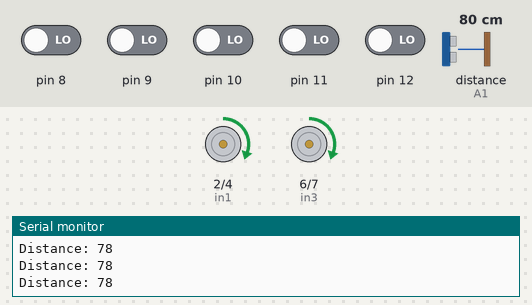
Simulated run of this sketch. Board: Arduino Uno, built with avr-gcc and run on an emulated ATmega328P. On the bench: motor-driver pin pairs drawn as motors (green arrow = first pin HIGH = forward, orange = second pin HIGH = backward, longer = more drive, scaled by the enable pin), the last lines printed to the serial monitor. Wiring (inferred from the names in the program): ultrasonic range finder: trigger A0; echo A1. Inputs (shaded band) come from the test bench; at power-on: pin 8–12 LOW, distance to the obstacle (sensor on A1) 80 cm. The echo pulse lasts 58.3 µs per cm.

Above: at 1.2 s.
1.3 s: distance to the obstacle (sensor on A1) set to 15 cm
2.8 s: distance to the obstacle (sensor on A1) set to 11 cm
At 2.97 s:
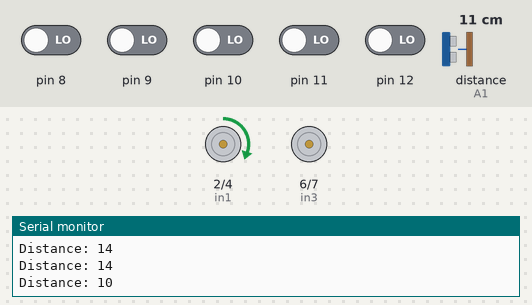
At 4.0 s:
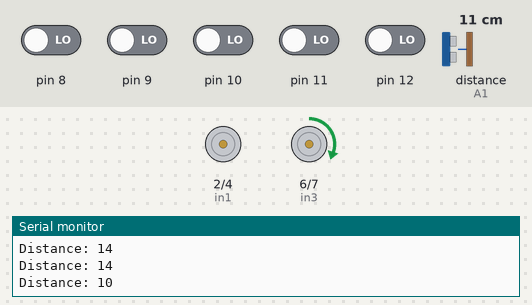
5.8 s: pin 8 driven HIGH
8.8 s: distance to the obstacle (sensor on A1) set to 120 cm
11.8 s: pin 12 driven HIGH
At 13.2 s:
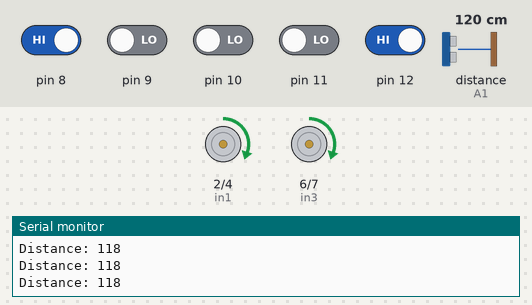
14.8 s: pin 9 driven HIGH
At 16.3 s:
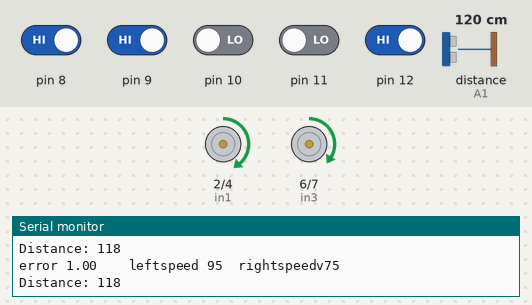
Timing chart, 0 to 17.3 s (numbered marks = the images above; inputs shaded):
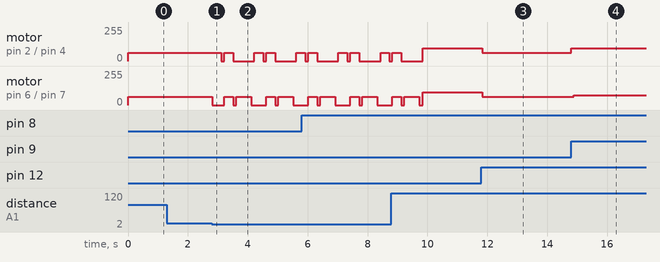

Measured:
- the behaviour switches between 14 and 13 cm on distance to the obstacle (sensor on A1) (found by bisection; images 0 and 1)
- after the input at 11.8 s, motor on pin 2 (in1) / pin 4 (in2), motor on pin 6 (in3) / pin 7 (in4): forward 95/255 → forward 62/255 at once
- after the input at 14.8 s, motor on pin 2 (in1) / pin 4 (in2): forward 62/255 → forward 95/255 at once; motor on pin 6 (in3) / pin 7 (in4): forward 62/255 → forward 63/255 at once, → forward 75/255 0.07 s later

The sketch:

sketch_nov18a.ino
```cpp
#include <PID_v1.h>

// cảm biến siêu âm
const int trigPin = A0; // kết nối chân trig với chân 11 arduino
const int echoPin = A1; // kết nối chân echo với chân 12 arduino
long duration; //
int stop_distance = 12;// Khoảng cách phát hiện vật cản
int distance;  // biến khoảng cách
int count = 1; // biến đếm các vật cản
// khi có 2 vật cản thì vật cản thứ 1 cho xe chạy vật cản thứ hai cho xe dừng


float Kp=19.34, Ki = 0, Kd=12;
int x = 95;
// P = error;
//   I = I + error;
//   D = error - previous_error;
//   PID_value = (Kp * P) + (Ki * I) + (Kd * D);
float error = 0, P = 0, I = 0, D = 0, PID_value = 0;
int first_speed = x;
int right_pid, left_pid;
float previous_error = 0;
int in1 = 2; //bánh trái
int in2 = 4;
int in3 = 6; //bánh phải
int in4 = 7;
int ENA = 3; // bánh trái
int ENB = 5; // bánh phải

// int s1 = 3; // phải1
// int s5 = 12; // phải2
// int s2 = 4; // giữa
// int s3 = 5; // trái1
// int s4 = 13; // trái2
/// define sensor pinout
// #define line_1      13 // trái (hoặc ngược lại)
// #define line_2      5
// #define line_3      4 // giữa
// #define line_4      3
// #define line_5      12 // phải

int sensor[5] = {0, 0, 0, 0, 0};


int Read_sensor();
void xuly();
void control();
void Dithangnhe();
void Diluinhe();
void Right();
void Left();

void setup() {
  pinMode(ENA, OUTPUT); // chân băm xung cho động cơ
  pinMode(ENB, OUTPUT); // chân băm xung cho động cơ
  pinMode(in1, OUTPUT);
  pinMode(in2, OUTPUT);
  pinMode(in3, OUTPUT);
  pinMode(in4, OUTPUT);
// sensor
  pinMode(8,INPUT);
  pinMode(9,INPUT);
  pinMode(10,INPUT);
  pinMode(11,INPUT);
  pinMode(12,INPUT);
  Serial.begin(9600);

  // cảm biến siêu âm
  pinMode(trigPin, OUTPUT);
  pinMode(echoPin, INPUT);
}

void loop() {

  digitalWrite(trigPin, LOW);
  delayMicroseconds(2);
  digitalWrite(trigPin, HIGH);
  delayMicroseconds(10);
  digitalWrite(trigPin, LOW);
  duration = pulseIn(echoPin, HIGH);
  distance= duration*0.034/2;
  Serial.print("Distance: ");
  Serial.println(distance);

  xuly();

  if (distance <= stop_distance && count != 0) {
    Right();
    delay(300);
    Stop();
    delay(100);

    Dithangnhe();
    delay(300);
    Stop();
    delay(100);

    Left();
    delay(500);
    Stop();
    delay(100);

    Dithangnhe();
    while (sensor[0] == 1 && sensor[1] == 1 && sensor[2] == 1 && sensor[3] == 1 && sensor[4] == 1) {
      sensor[0] = digitalRead(8);
      sensor[1] = digitalRead(9);
      sensor[2] = digitalRead(10);
      sensor[3] = digitalRead(11);
      sensor[4] = digitalRead(12);
    }
  }

  else if (distance <= stop_distance && count == 0) {
    // khi biến đếm bằng 0 = gặp vật cản cuối cho xe dừng hẳn và cho dừng
    Stop();
    delay(100000);
  }

}
int Read_sensor() {
  /*
  1 la 0 nhan
  0 la nhan
  */
  int error = 0;
  sensor[0] = digitalRead(8);
  sensor[1] = digitalRead(9);
  sensor[2] = digitalRead(10);
  sensor[3] = digitalRead(11);
  sensor[4] = digitalRead(12);
  if((sensor[0] == 0) && (sensor[1] == 1) && (sensor[2] == 1) && (sensor[3] == 1) && (sensor[4] == 1)) error = -4;
  else if((sensor[0] == 0) && (sensor[1] == 0) && (sensor[2] == 1) && (sensor[3] == 1) && (sensor[4] == 1)) error = -3;
  else if((sensor[0] == 1) && (sensor[1] == 0) && (sensor[2] == 1) && (sensor[3] == 1) && (sensor[4] == 1)) error = -2;
  else if((sensor[0] == 1) && (sensor[1] == 0) && (sensor[2] == 0) && (sensor[3] == 1) && (sensor[4] == 1)) error = -1;
  else if((sensor[0] == 1) && (sensor[1] == 1) && (sensor[2] == 0) && (sensor[3] == 1) && (sensor[4] == 1)) error = 0;
  else if((sensor[0] == 1) && (sensor[1] == 1) && (sensor[2] == 0) && (sensor[3] == 0) && (sensor[4] == 1)) error = 1;
  else if((sensor[0] == 1) && (sensor[1] == 1) && (sensor[2] == 1) && (sensor[3] == 0) && (sensor[4] == 1)) error = 2;
  else if((sensor[0] == 1) && (sensor[1] == 1) && (sensor[2] == 1) && (sensor[3] == 0) && (sensor[4] == 0)) error = 3;
  else if((sensor[0] == 1) && (sensor[1] == 1) && (sensor[2] == 1) && (sensor[3] == 1) && (sensor[4] == 0)) error = 4;
  //Trường hợp văng line, đi lùi
  else if((sensor[0] == 1) && (sensor[1] == 1) && (sensor[2] == 1) && (sensor[3] == 1) && (sensor[4] == 1)) error = 100;
  //Chướng ngại vật đường vạch ngang, 5 line đều nhận, chạy thẳng nhẹ
  else if((sensor[0] == 0) && (sensor[1] == 0) && (sensor[2] == 0) && (sensor[3] == 0) && (sensor[4] == 0)) error = 101;
  //TH nhiễu 3 line ở giữa nhận
  else if((sensor[0] == 1) && (sensor[1] == 0) && (sensor[2] == 0) && (sensor[3] == 0) && (sensor[4] == 1)) error = 102;
  else if((sensor[0] == 0) && (sensor[1] == 0) && (sensor[2] == 0) && (sensor[3] == 1) && (sensor[4] == 1)) error = 103;
  return error;
}


// Thêm biến để theo dõi trạng thái vạch line

// Thêm biến để theo dõi trạng thái vạch line và khoảng cách giữa các vạch line đứt
bool lineLost = false;
const int vachLineDutDistance = 10; // Khoảng cách giữa các vạch line đứt (đơn vị: cm)

bool Vatcan() {
  digitalWrite(trigPin, LOW);
  delayMicroseconds(2);
  digitalWrite(trigPin, HIGH);
  delayMicroseconds(10);
  digitalWrite(trigPin, LOW);
  duration = pulseIn(echoPin, HIGH);
  distance= duration*0.034/2;
  Serial.print("Distance: ");
  Serial.println(distance);
  if (distance <= stop_distance) {
    return true;
  }
  else {
    return false;
  }
}
void xuly() {
  error = Read_sensor();

  // TH nhiễu
  if (error == 102) {
    Dithangnhe();
    return;
  }
  else if (error == 101) {
    Dithangnhe();
    return;
  }
  else if (error != 100 && error != 101) {
    // Kiểm tra và cập nhật trạng thái vạch line
    if (lineLost) {
      // Nếu trạng thái trước đó là mất vạch line, điều chỉnh lại hướng lái và tăng tốc độ
      // theo thông tin về khoảng cách giữa các vạch line đứt
      int additionalSpeed = map(vachLineDutDistance, 0, 93, 0, 22); // Giả sử khoảng cách 0-100cm, tăng tốc độ từ 0-20
      int additionalSteering = map(vachLineDutDistance, 0, 93, 0, 35); // Giả sử khoảng cách 0-100cm, điều chỉnh lái từ 0-30
      analogWrite(ENA, x + additionalSpeed);
      analogWrite(ENB, x - additionalSpeed);
      digitalWrite(in1, HIGH);
      digitalWrite(in2, LOW);
      digitalWrite(in3, HIGH);
      digitalWrite(in4, LOW);

      // Điều chỉnh hướng lái
      int newSteering = x + additionalSteering;
      newSteering = constrain(newSteering, 50, 100); // Đảm bảo giữ giữa giá trị hướng lái trong khoảng 50-100
      analogWrite(ENA, newSteering);
      analogWrite(ENB, x - additionalSteering);
      digitalWrite(in1, HIGH);
      digitalWrite(in2, LOW);
      digitalWrite(in3, HIGH);
      digitalWrite(in4, LOW);
    } else {
      // Nếu vẫn ổn định, thực hiện điều khiển bình thường
      control();
    }
    lineLost = false;
  }
  else if (error == 100) {
    // Dithangnhe(); //
    if (error != 100 && error != 101) {
      // Gặp vạch line đứt, cập nhật trạng thái
      lineLost = true;
      control();
      delay(500);
      return;
    }
  }

  else {
    // Xử lý vạch line đứt
    if (error == 100) {
      // Thực hiện hành động khi gặp vạch line đứt
      // Ở đây, bạn có thể thực hiện các điều chỉnh cụ thể để giữ ổn định
      // Dưới đây là ví dụ tạm thời điều chỉnh hướng lái và tăng tốc độ
      int additionalSpeed = map(vachLineDutDistance, 0, 80, 0, 20); // Giả sử khoảng cách 0-100cm, tăng tốc độ từ 0-20
      int additionalSteering = map(vachLineDutDistance, 0, 80, 0,  50); // Giả sử khoảng cách 0-100cm, điều chỉnh lái từ 0-30
      analogWrite(ENA, x + additionalSpeed);
      analogWrite(ENB, x - additionalSpeed);
      digitalWrite(in1, HIGH);
      digitalWrite(in2, LOW);
      digitalWrite(in3, HIGH);
      digitalWrite(in4, LOW);

      // Điều chỉnh hướng lái
      int newSteering = x + additionalSteering;
      newSteering = constrain(newSteering, 50, 100); // Đảm bảo giữ giữa giá trị hướng lái trong khoảng 50-100
      analogWrite(ENA, newSteering);
      analogWrite(ENB, x - additionalSteering);
      digitalWrite(in1, HIGH);
      digitalWrite(in2, LOW);
      digitalWrite(in3, HIGH);
      digitalWrite(in4, LOW);
      delay(200);
      return;
    }

    control();
  }

  // trường hợp gặp vật cản
  if(Vatcan() == true && error == 103) // khi xe gặp vật cản và có nhận được line ngoài thì cho xe xử lí khi xe gặp line trái ngoài cùng(error = -4)
  {
    error = -4;
    xuly();
    return;
  }
  else if(Vatcan == true && error != 103) {
    // khi cho xe bắt được vật cản cuối cùng mà ko nhận được line ngoài thì cho xe dừng và kết thúc
    analogWrite(ENA, 0);
    analogWrite(ENB, 0);
    return;
  }

}

/*them trương hợp khi gặp vật cản thì sẽ có 3 line nhận (1 1 1 0 0) thì cho xe chạy vs tốc độ giống như error = -4
để cho xe rẽ sang trái để tiếp tục bắt line xử lí
else if((sensor[0] == 1) && (sensor[1] == 1) && (sensor[2] == 1) && (sensor[3] == 0) && (sensor[4] == 0)) error = -4
thêm dòng này vào phần đọc readsensor để bắt được vật cản
*/


/*trong trường hợp không có line (trường hợp bất đắc dĩ) thì điểu khiển thủ công:
- cho xe chạy lùi
- cho xe rẽ trái đến khi cảm biến ko bắt được vật cản nữa
- cho xe rẽ lại hướng line cần tiếp tục
- cho xe bắt được line
*/


void control() {
  error = Read_sensor();

  P = error;
  I = I + error;
  D = error - previous_error;
  PID_value = (Kp * P) + (Ki * I) + (Kd * D);
  previous_error = error;

  digitalWrite(in1, HIGH);
  digitalWrite(in2, LOW);
  digitalWrite(in3, HIGH);
  digitalWrite(in4, LOW);
  right_pid = first_speed - PID_value;
  left_pid = first_speed + PID_value;
  right_pid = constrain(first_speed - PID_value, 0, first_speed);
  left_pid = constrain(first_speed + PID_value, 0, first_speed);
  analogWrite(ENB, right_pid);
  analogWrite(ENA, left_pid);

  // test case
  Serial.print("error ");
  Serial.print(error);
  Serial.print("\t");
  // motorspeed
  Serial.print("\t");
  Serial.print("leftspeed ");
  Serial.print(left_pid);
  Serial.print("\t");
  Serial.print("rightspeedv");
  Serial.print(right_pid);
  Serial.println();
}

void Stop() {
  analogWrite(ENA, 0);
  analogWrite(ENB, 0);
  digitalWrite(in1, LOW); // bánh trái tiến
  digitalWrite(in2, LOW);
  digitalWrite(in3, LOW); // bánh phải tiến
  digitalWrite(in4, LOW);
}

void Dithangnhe() {
  analogWrite(ENA, x - 33);
  analogWrite(ENB, x - 33);
  digitalWrite(in1, HIGH); // bánh trái tiến
  digitalWrite(in2, LOW);
  digitalWrite(in3, HIGH); // bánh phải tiến
  digitalWrite(in4, LOW);
  delay(0);
}

void Dilui() {
  analogWrite(ENA, x - 33);
  analogWrite(ENB, x - 33);
  digitalWrite(in1, LOW); // bánh trái lùi
  digitalWrite(in2, HIGH);
  digitalWrite(in3, LOW); // bánh phải lùi
  digitalWrite(in4, HIGH);
}

void Right() {
  analogWrite(ENA, x - 33);
  analogWrite(ENB, x - 33);
  digitalWrite(in1, HIGH); // bánh trái tiến
  digitalWrite(in2, LOW);
  digitalWrite(in3, LOW); // bánh phải đứng yên
  digitalWrite(in4, LOW);
}

void Left() {
  analogWrite(ENA, x - 33);
  analogWrite(ENB, x - 33);
  digitalWrite(in1, LOW); // bánh trái đứng yên
  digitalWrite(in2, LOW);
  digitalWrite(in3, HIGH);// bánh phải tiến
  digitalWrite(in4, LOW);
}
```
